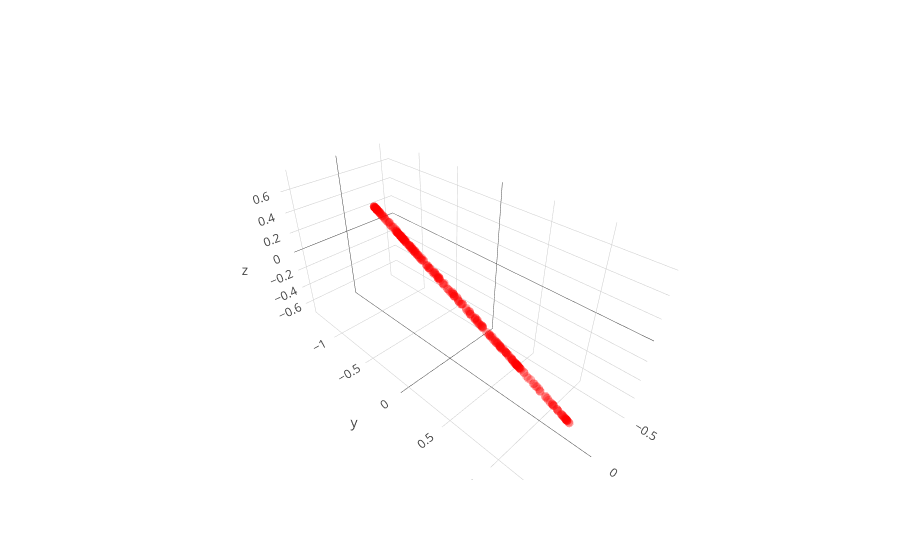

Source (notebook cell):
### Code cell
# view 3D
trace1 = go.Scatter3d(
    x=projected_mine[:,0],
    y=projected_mine[:,1],
    z=projected_mine[:,2],
    mode='markers',
    line=dict(color='red',width=0.5),
    marker=dict(size=3,opacity=0.3)
)
data = [trace1]
fig  = go.Figure(data=data)
iplot(fig)

### Figure 1 — Plotly figure (JSON) as saved in the notebook; plotly's stock layout.template omitted (floating-point values rounded to 4 significant figures; data arrays with more than 128 entries replaced by an {"elided": "..."} marker saying what was removed)
{"data": [{"line": {"color": "red", "width": 0.5}, "marker": {"opacity": 0.3, "size": 3}, "mode": "markers", "type": "scatter3d", "uid": "5bdb926b-ccfb-49ee-9ce2-20dd7f631988", "x": {"elided": "300 float values"}, "y": {"elided": "300 float values"}, "z": {"elided": "300 float values"}}], "layout": {}}
